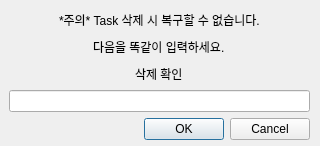
<?xml version="1.0" encoding="UTF-8"?>
<ui version="4.0">
 <class>Dialog</class>
 <widget class="QDialog" name="Dialog">
  <property name="geometry">
   <rect>
    <x>0</x>
    <y>0</y>
    <width>320</width>
    <height>146</height>
   </rect>
  </property>
  <property name="windowTitle">
   <string>Dialog</string>
  </property>
  <widget class="QWidget" name="verticalLayoutWidget">
   <property name="geometry">
    <rect>
     <x>9</x>
     <y>9</y>
     <width>301</width>
     <height>131</height>
    </rect>
   </property>
   <layout class="QVBoxLayout" name="verticalLayout">
    <item alignment="Qt::AlignHCenter">
     <widget class="QLabel" name="label">
      <property name="text">
       <string>*주의* Task 삭제 시 복구할 수 없습니다.</string>
      </property>
     </widget>
    </item>
    <item alignment="Qt::AlignHCenter">
     <widget class="QLabel" name="label_10">
      <property name="text">
       <string>다음을 똑같이 입력하세요.</string>
      </property>
     </widget>
    </item>
    <item alignment="Qt::AlignHCenter">
     <widget class="QLabel" name="label_2">
      <property name="text">
       <string>삭제 확인</string>
      </property>
     </widget>
    </item>
    <item>
     <widget class="QLineEdit" name="lineEdit"/>
    </item>
    <item>
     <widget class="QDialogButtonBox" name="buttonBox">
      <property name="orientation">
       <enum>Qt::Horizontal</enum>
      </property>
      <property name="standardButtons">
       <set>QDialogButtonBox::Cancel|QDialogButtonBox::Ok</set>
      </property>
     </widget>
    </item>
   </layout>
  </widget>
 </widget>
 <resources/>
 <connections>
  <connection>
   <sender>buttonBox</sender>
   <signal>accepted()</signal>
   <receiver>Dialog</receiver>
   <slot>accept()</slot>
   <hints>
    <hint type="sourcelabel">
     <x>248</x>
     <y>254</y>
    </hint>
    <hint type="destinationlabel">
     <x>157</x>
     <y>274</y>
    </hint>
   </hints>
  </connection>
  <connection>
   <sender>buttonBox</sender>
   <signal>rejected()</signal>
   <receiver>Dialog</receiver>
   <slot>reject()</slot>
   <hints>
    <hint type="sourcelabel">
     <x>316</x>
     <y>260</y>
    </hint>
    <hint type="destinationlabel">
     <x>286</x>
     <y>274</y>
    </hint>
   </hints>
  </connection>
 </connections>
</ui>
